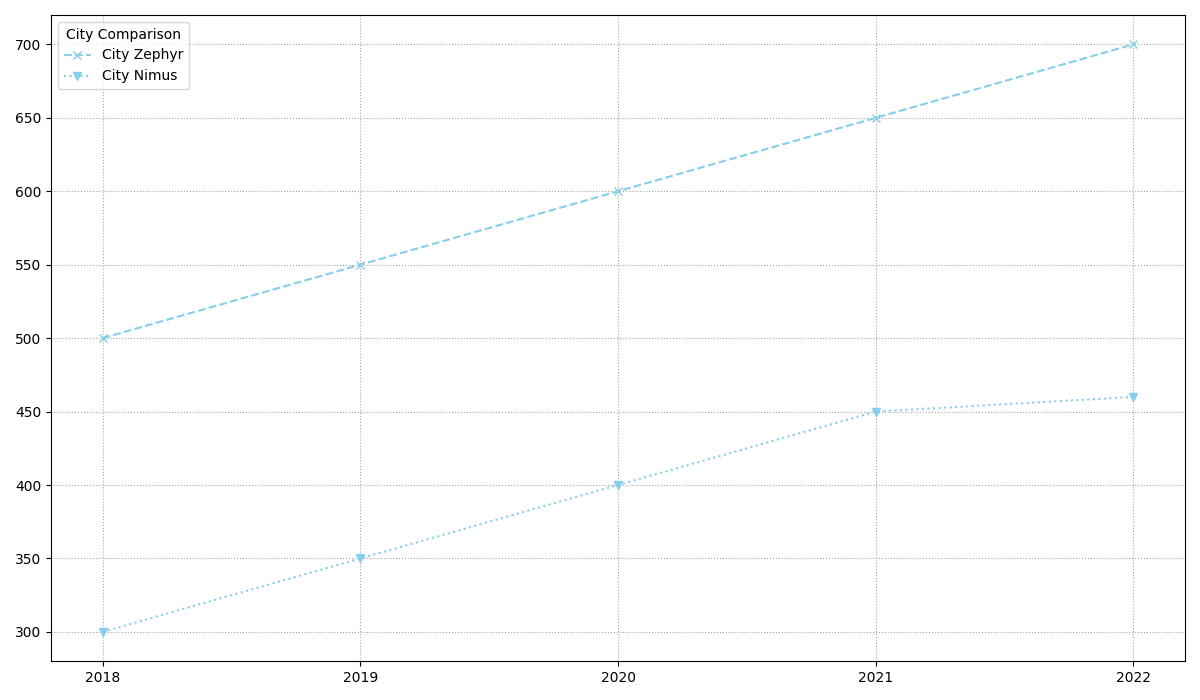

The Python source for this figure:
import matplotlib.pyplot as plt
import numpy as np

years = np.array([2018, 2019, 2020, 2021, 2022])
city_zephyr = np.array([500, 550, 600, 650, 700])
# Removed city_aerios data group
city_nimus = np.array([300, 350, 400, 450, 460])

fig, ax = plt.subplots(figsize=(12, 7))

# Apply a single color 'skyblue' consistently across all data groups
ax.plot(years, city_zephyr, marker='x', linestyle='--', color='skyblue', label='City Zephyr')
ax.plot(years, city_nimus, marker='v', linestyle=':', color='skyblue', label='City Nimus')

ax.set_xticks(years)
ax.grid(True, linestyle=':', color='gray', alpha=0.7)

ax.legend(title='City Comparison', fontsize=10, loc='upper left')

plt.tight_layout()
plt.show()
